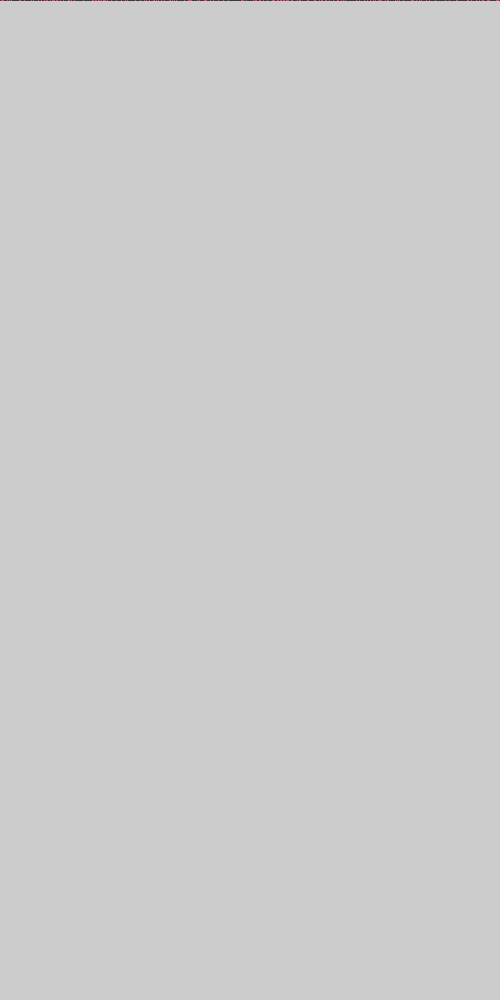
Frame 1 (no input)
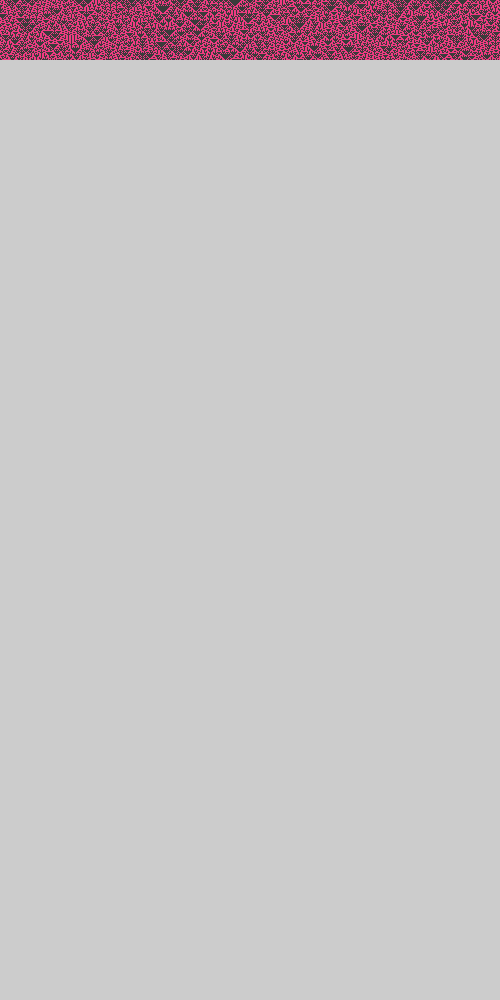
Frame 60 (the mouse pressed at the canvas centre just before this capture)
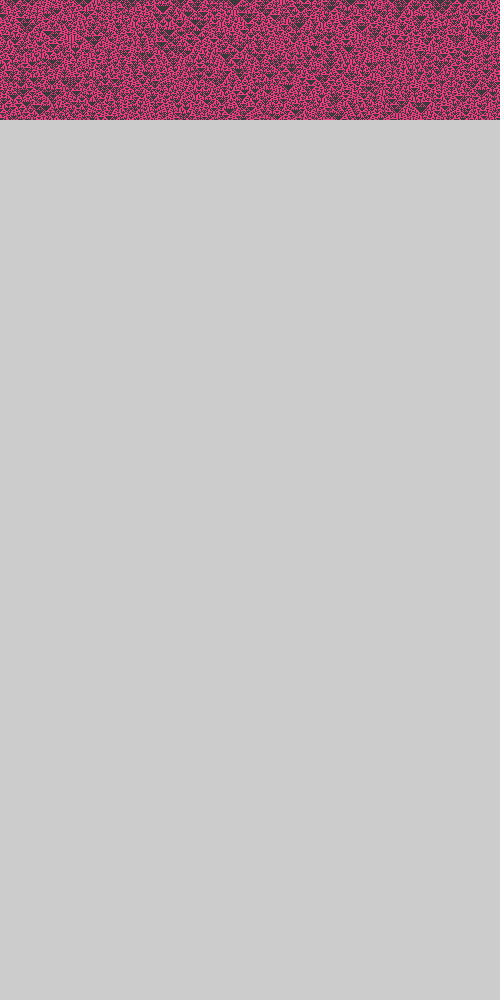
Frame 120 (the mouse held since frame 60 and released just before this capture)

The Processing sketch that drew these frames (run headless with seeded random() and noise(); from frame 60 on, the mouse is pressed at the canvas centre):

// Processing sketch: automat_wzrost1D_7b
// ── automat_wzrost1D_7b.pde
//Jednowymiarowy, DETERMINISTYCZNY automat komórkowy 
//////////////////////////////////////////////////////////////////////////////////////////////////////////////////
float IDens=0.50;//Początkowa gęstość w tablicy
int   WorldSize=500;//Ile chcemy elementów w linii?

int[] WorldOld=new int[WorldSize];//Tworzenie tablic - w Processingu zawsze za pomocą alokacji
int[] WorldNew=new int[WorldSize];

void setup()
{
  size(500,1000);    //Okno bardziej pionowe niż poziome 
  
  if(IDens>0)//Zasiewanie tablicy na początku z zadaną gęstością 
  {
   for(int i=0;i<WorldOld.length;i++) //Zasiewanie tablicy
    if(random(1.0)<IDens)
      WorldOld[i]=int(random(3));
  }
  else WorldOld[WorldSize/2]=1; //... lub pojedynczą komórką
  
  frameRate(100);
}

int t=0;
void draw()
{
  if(t>999) return; //Nic już nie ma do narysowania 
  
  for(int i=0;i<WorldOld.length;i++)//Wizualizacja czyli "rysowanie na ekranie" 
  {
    if(WorldOld[i]>0) stroke(255,0,100);
    else           stroke(0);
    point(i,t);
  }
  
  for(int i=0;i<WorldOld.length;i++)//Zmiana stanu automatu
  {
       //Reguła - "nie lubię mieć za dużo sąsiadów"
       //Zamiast ignorować brzegi można zrobić liczenie indeksów sąsiadów z zawijaniem 
       int right = (i+1) % WorldSize;//...dzięki reszcie z dzielenia      
          
       int left  = (WorldSize+i-1) % WorldSize;
       
       int ileich= 0;//Ile żywych sąsiadów?
       
       if(WorldOld[left]>0) //Nie jest zerem czyli jest "żywy"
         ileich++;
       
       if(WorldOld[right]>0) //Nie jest zerem czyli jest "żywy"
         ileich++;
               
       if(ileich==1) WorldNew[i]=1;//Tylko posiadanie jednego sąsiada jest poprawne
       else WorldNew[i]=0;//Umiera z samotności albo z tłoku
   }
   
   //Zamiana tablic
   int[] WorldTmp=WorldOld;
   WorldOld=WorldNew;
   WorldNew=WorldTmp;
   
   t++;//Kolejne pokolenie/krok/rok
}
